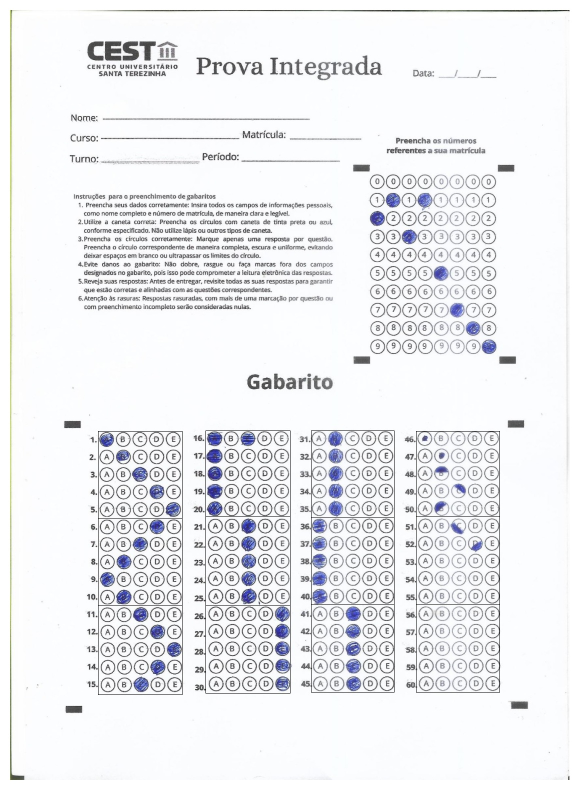
#> input picture modelo_base_gabarito.jpg, 1158 x 1580 px (shown at 1/2 size)
$ python -i extrairGabarito.py   (imports and definitions only)
#> lines starting #> are read from the running program, lines starting #| are printed output that depends on the picture; after the words box and inside, x2 and y2 are one past the last pixel; in counts of white or black regions, pixels touching at a corner belong together
#> further down, picture is the input picture: shape (1580, 1158, 3); mean B, G, R 239.8, 237, 236.1
# extrairGabarito.py / não remover esse comentário
# esse arquivo é feita a extração do gabarito usando threshold para reconhecimento dos pontos brancos de respostas
import cv2
import numpy as np

def extrairMaiorCtn(img):
    img = cv2.resize(img, (400, 500), interpolation=cv2.INTER_AREA)
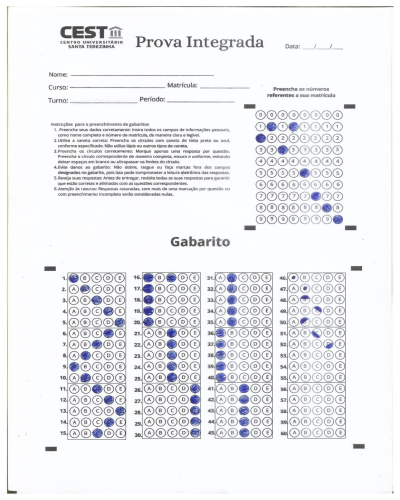
#> img: shape (500, 400, 3); mean of channels 0, 1, 2 239.8, 237, 236.1; drawn as B, G, R
    imgGray = cv2.cvtColor(img, cv2.COLOR_BGR2GRAY)
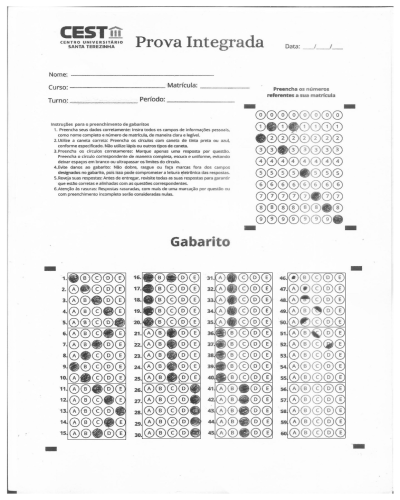
#> imgGray: shape (500, 400); min 54, max 255, mean 237.1
    imgTh = cv2.adaptiveThreshold(imgGray, 255, cv2.ADAPTIVE_THRESH_GAUSSIAN_C, cv2.THRESH_BINARY_INV, 11, 12)
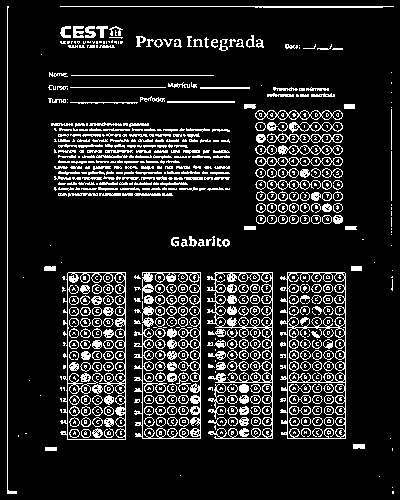
#> imgTh: shape (500, 400); 13.8% white in thin lines or dots
    kernel = np.ones((2,2), np.uint8)
    imgDil = cv2.dilate(imgTh, kernel)
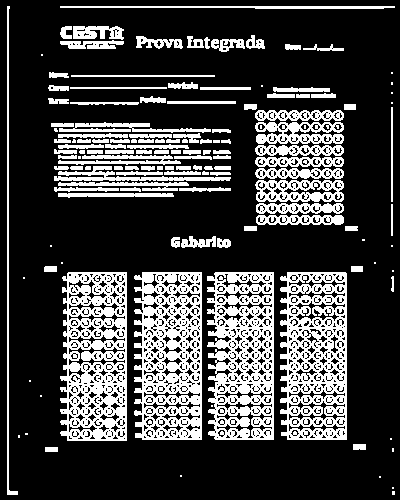
#> imgDil: shape (500, 400); 26.1% white; 138 white regions (29 under 20 px)
    contours, _ = cv2.findContours(imgDil, cv2.RETR_EXTERNAL, cv2.CHAIN_APPROX_SIMPLE)
#> contours = 136 contours, 34 with area under 20; largest, box (x1, y1, x2, y2) and area: (134, 272, 202, 440) 10236, (280, 272, 347, 440) 10236, (60, 272, 127, 441) 10200, (207, 272, 274, 440) 9916, (255, 180, 344, 202) 1683

    maiorCtn = max(contours, key=cv2.contourArea)
#> maiorCtn = contour of 172 points, box (x1, y1, x2, y2) (134, 272, 202, 440), area 10236
    epsilon = 0.02 * cv2.arcLength(maiorCtn, True)
#> epsilon = 14.83
    approx = cv2.approxPolyDP(maiorCtn, epsilon, True)
#> approx = [[142, 272], [135, 437], [201, 439], [201, 272]]

    if len(approx) == 4:
        pts = approx.reshape(4, 2)
#> pts = [[142, 272], [135, 437], [201, 439], [201, 272]]
        pts = sorted(pts, key=lambda x: x[1])
#> pts = [[142, 272], [201, 272], [135, 437], [201, 439]]
        top_pts = sorted(pts[:2], key=lambda x: x[0])
#> top_pts = [[142, 272], [201, 272]]
        bottom_pts = sorted(pts[2:], key=lambda x: x[0])
#> bottom_pts = [[135, 437], [201, 439]]

        pts1 = np.float32([top_pts[0], top_pts[1], bottom_pts[0], bottom_pts[1]])
#> pts1 = [[142, 272], [201, 272], [135, 437], [201, 439]]
        pts2 = np.float32([[0, 0], [400, 0], [0, 500], [400, 500]])

        matrix = cv2.getPerspectiveTransform(pts1, pts2)
#> matrix = [[8.83, 0.375, -1355.5], [-1.13e-15, 4.37, -1187.8], [0.000236, 0.000936, 1]]
        recorte = cv2.warpPerspective(img, matrix, (400, 500))
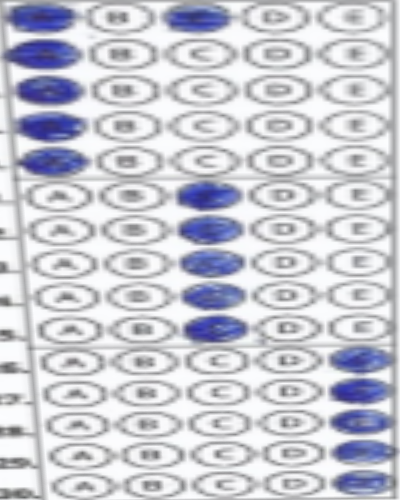
#> recorte: shape (500, 400, 3); mean of channels 0, 1, 2 210.5, 201.7, 200.6; drawn as B, G, R
        x, y, w, h = cv2.boundingRect(maiorCtn)
#> x = 134; y = 272; w = 68; h = 168
    else:
        x, y, w, h = cv2.boundingRect(maiorCtn)
        recorte = img[y:y+h, x:x+w]
        recorte = cv2.resize(recorte, (400, 500), interpolation=cv2.INTER_AREA)

    return recorte, (x, y, w, h)

>>> import cv2
>>> picture = cv2.imread('modelo_base_gabarito.jpg')
>>> result = extrairMaiorCtn(picture)
